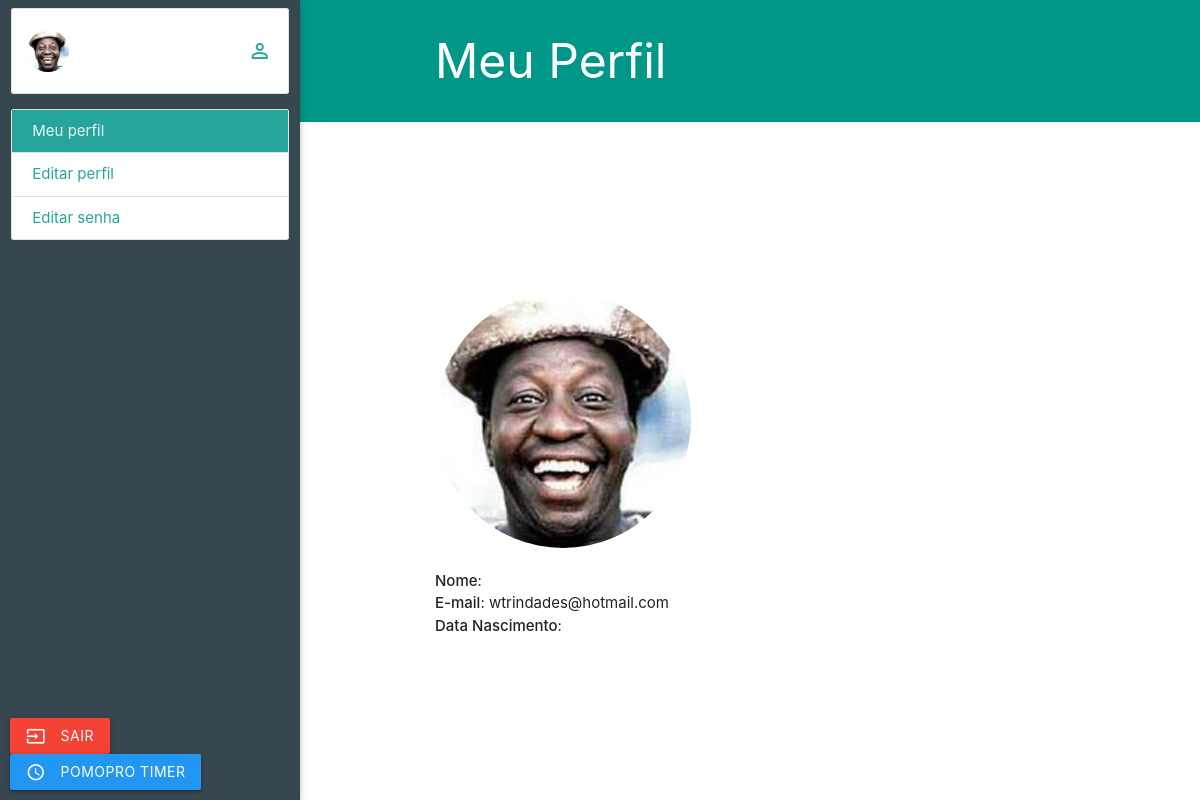
The app's page /dashboard/ (signed in), older data.
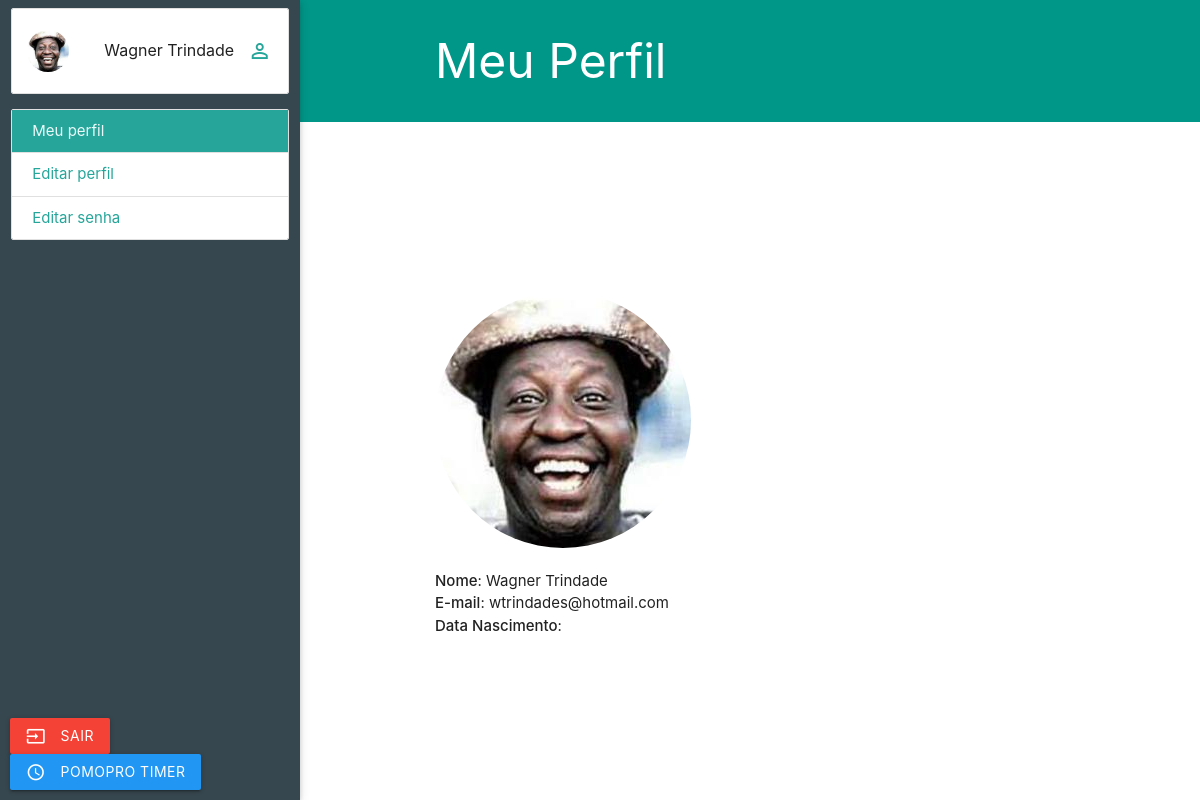
The same page, newer data.
### project/accounts/models.py (models this page shows, shortened)
class User(AbstractBaseUser, PermissionsMixin):
    email = models.EmailField('E-mail', unique=True)
    name = models.CharField('Nome', max_length=100)
    date_birth = models.DateField('Data de Nascimento', null=True, blank=True)
    image = models.ImageField(
        upload_to="core/images", verbose_name='Imagem', null=True, blank=True
    )
    is_staff = models.BooleanField('É administrador?', blank=True, default=False)
    created_at = models.DateTimeField('Criado em', auto_now_add=True)
    updated_at = models.DateTimeField('Atualizado em', auto_now=True)
    objects = CustomUserManager()
    USERNAME_FIELD = 'email'
    def __str__(self):
        return self.name
    class Meta:
        verbose_name='Usuário'
        verbose_name_plural='Usuários'

### project/accounts/views.py (the view)
# urls.py: url(r'^dashboard/$', 'project.accounts.views.dashboard', name='dashboard'),
@login_required
def dashboard(resquest):
    template_name = 'accounts/dashboard.html'
    context = {}
    return render(resquest, template_name, context)

### project/accounts/templates/accounts/dashboard.html (shortened to what this page needs)
{% extends "base.html" %}
{% load static %}
{% block head_files %}
    <link rel="stylesheet" href="{% static "css/dashboard.css" %}">
{% endblock head_files %}
{% block content %}
    <main>
        <div class="row">
            <div class="col s3 aside blue-grey darken-3">
                <div class="collection">
                    <div class="collection-item avatar valign-wrapper">
                        <img src="img/mussum.jpg" alt="" class="circle">
                        <span class="title valign">{{ user }}</span>
                        <a href="{% url 'accounts:dashboard' %}" class="secondary-content valign"><i class="material-icons">perm_identity</i></a>
                    </div>
                </div>
                <div class="collection">
                    <a href="#!" class="collection-item active">Meu perfil</a>
                    <a href="{% url 'accounts:edit' %}" class="collection-item">Editar perfil</a>
                    <a href="{% url 'accounts:edit_password' %}" class="collection-item">Editar senha</a>
                </div>
                <div class="btns-footer">
                    <a href="{% url 'accounts:logout' %}" class="waves-effect waves-light btn red btn-close">
                        <i class="material-icons left">input</i>
                        Sair
                    </a>
                    <a href="{% url 'core:timer' %}" class="waves-effect waves-light btn blue btn-pomopro">
                        <i class="material-icons left">query_builder</i>
                        Pomopro Timer
                    </a>
                </div>
            </div>
            <div id="content" class="col s9 content offset-s3">
                <nav class="top-nav teal">
                    <div class="container">
                        <div class="nav-wrapper">
                            <a class="page-title">
                                Meu Perfil
                            </a>
                        </div>
                    </div>
                </nav>
                <div class="container content-perfil">
                    <img src="img/mussum.jpg" alt="" class="circle">
                    <ul>
                        <li><strong>Nome</strong>: {{ user }}</li>
                        <li><strong>E-mail</strong>: {{ user.email }}</li>
                        <li><strong>Data Nascimento</strong>: {{ user.date_birth|date:'d/m/Y' }}</li>
                    </ul>
                </div>
            </div>
        </div>
    </main>
{% endblock %}

### project/core/templates/base.html (shortened to what this page needs)
<!DOCTYPE html>
{% load static %}
<html lang="pt-br">
    <head>
        <link rel="stylesheet" href="{% static "bower_components/materialize/dist/css/materialize.min.css" %}">
        <link href="{% static "css/fonts/flaticon.css" %}" rel="stylesheet">
        <link href="{% static "css/style.css" %}" rel="stylesheet">
        {% block head_files %}{% endblock %}
    </head>
    <body>
        {% block content %}{% endblock %}
    </body>
</html>

### project/core/static/css/dashboard.css (style rules this page uses)
.aside { height: 100%; position: fixed; box-shadow: 0 2px 5px 0 rgba(0, 0, 0, 0.16), 0 2px 10px 0 rgba(0, 0, 0, 0.12); }
.collection .collection-item.avatar { min-height: 84px; padding-left: 92px; }
.collection .collection-item.avatar .circle { width: 60px; height: 60px; }
.collection .collection-item.avatar .secondary-content { top:30px; }
.btns-footer { position: absolute; bottom: 10px; left: 10px; }
#content.content { height: 100%; padding: 0; }
nav.top-nav { height: 122px; box-shadow: none; }
nav.top-nav a.page-title { line-height: 122px; font-size: 48px; }
.content-crono, .content-perfil { margin-top: 10rem; }

Row changes from the older to the newer data that the page shows:
changed User "wtrindades@hotmail.com": name (not shown) → "Wagner Trindade"
